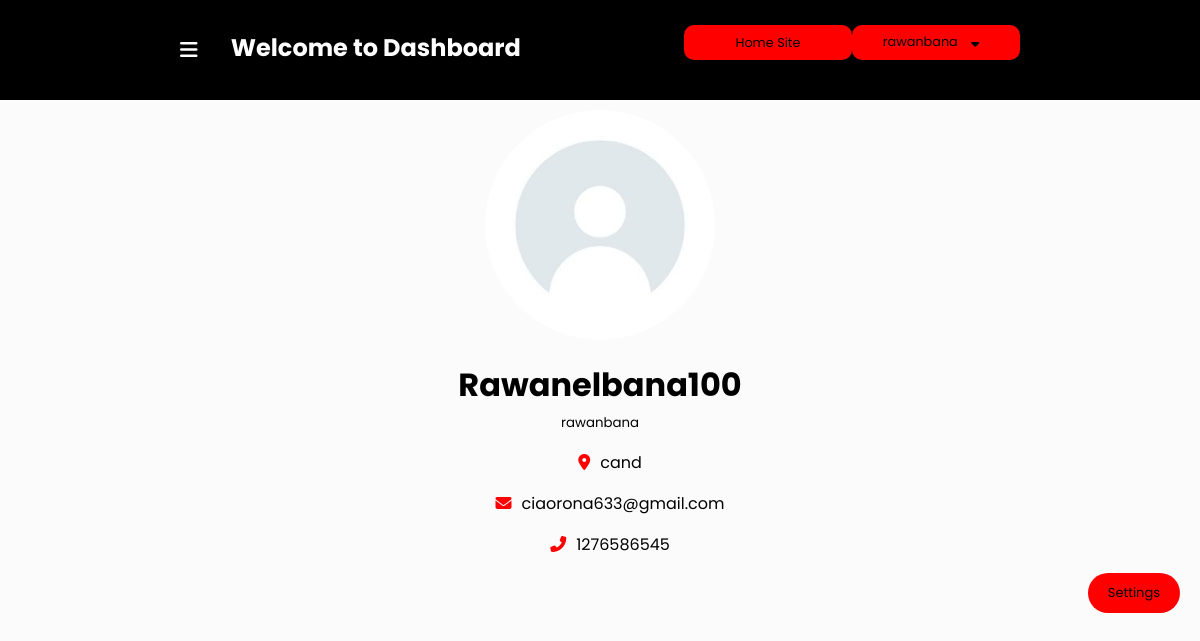
Screenshot of /company/profile.php (signed in) with the database file from the repository.
### tables this page shows
CREATE TABLE `users` (
  `per_id` int(11) NOT NULL,
  `per_name` varchar(255) NOT NULL,
  `username` varchar(100) NOT NULL,
  `per_email` varchar(30) NOT NULL,
  `per_img` varchar(255) NOT NULL DEFAULT 'images - 2021-02-28T055930.611.jpeg',
  `per_role` varchar(50) NOT NULL DEFAULT 'user',
  `per_password` int(11) NOT NULL,
  `bio` varchar(255) NOT NULL,
  `per_phone` int(11) NOT NULL,
  `address` varchar(255) NOT NULL
);

### company/profile.php (the view, shortened to what this page needs)
<?php include "includes/header.php";
    $profile_info=$connection->prepare("SELECT * FROM users WHERE  username=?");
    $profile_info->execute(array($_SESSION['name']));
?>
        <div class="profile-page-admin">
            <div class=profile-contact">
                <div class="contact-content">
                <?php
                while($user =$profile_info->fetch(PDO::FETCH_ASSOC)){
                    ?>
                        <div class="profile_img"> <img src="images\<?php echo $user['per_img'];?>"></div>
                        <h1> <?php echo $user['per_name'];?> </h1>
                        <small><?php echo $user['username'];?></small>
                        <p><i class="fas fa-map-marker-alt"></i><?php echo $user['address'];?></p>
                        <p ><i class="fas fa-envelope"></i><?php echo $user['per_email'];?></p>
                        <p > <i class="fas fa-phone-alt"></i><?php echo $user['per_phone'];?></p>
                    <a href="settings.php"class="settings-button">Settings</a>
                <?php
                } ?>
                </div>
            </div>
        </div>
    </div>

### css/style.css (style rules this page uses)
:root { --colorone: rgb(46, 46, 46);; --colortwo: black; --colorthree: red; }
body { font-family: "Poppins", sans-serif; margin: 0px; }
* { box-sizing: border-box; text-decoration: none; }

### company/css/adstyle.css (style rules this page uses)
.profile-page-admin { width: 60%; margin: 10px auto; }
.profile-page-admin .contact-content { text-align: center; margin-bottom: 95px; }
.contact-content .profile_img { width:230px ; height: 230px; margin: 0px auto; border-radius: 100%; overflow: hidden; }

### css/cart.css (style rules this page uses)
body { font-family: "Poppins", sans-serif; margin: 0px; }

### css/login.css (style rules this page uses)
body { background-color: rgba(250, 250, 250, 0.63); }

### css/profile.css (style rules this page uses)
.contact-content .profile_img { width:230px ; height: 230px; margin: 0px auto; border-radius: 100%; overflow: hidden; }
.contact-content img { width: 100%; height: 100%; }
.contact-content h1 { margin-bottom: 0; text-transform: capitalize; }
.contact-content p { padding-left: 20px; }
.contact-content i { padding-right: 10px; color: var(--colorthree); }
.settings-button { background-color: var(--colorthree); text-align: right; padding: 10px 20px; border-radius: 20px; position: absolute; right: 20px; font-size: 13px; color: black; }

### rows the page displays
users: per_img (picture), per_name "Rawanelbana100", username "rawanbana", address "cand", per_email "ciaorona633@gmail.com", per_phone "1276586545"

### other values shown
$_SESSION['name'] "rawanbana"
